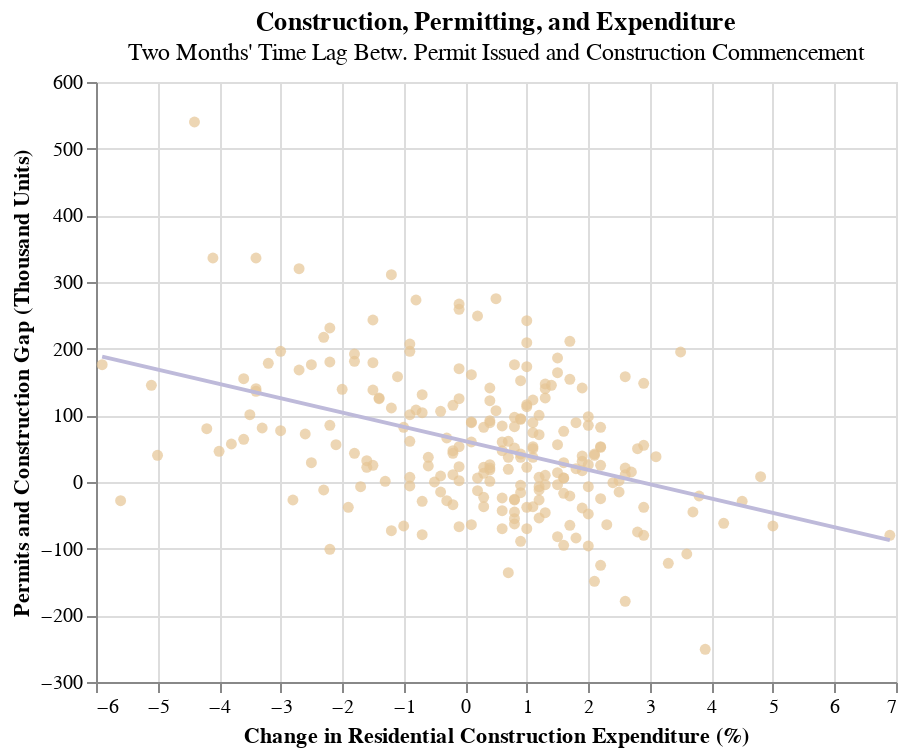

Here is the notebook cell this chart was saved with:
### Code cell
gap_ex_lag2_scatter = alt.Chart(construction_permit_gap).mark_circle(color = '#e5c494').encode(
    x = alt.X('ex_delta', title = "Change in Residential Construction Expenditure (%)"),
    y = alt.Y('gap_lagged_2', title = 'Permits and Construction Gap (Thousand Units)')
).properties(
    title = {
        "text": "Construction, Permitting, and Expenditure",
        "subtitle": "Two Months' Time Lag Betw. Permit Issued and Construction Commencement"
    })

alt.layer(gap_ex_lag2_scatter, gap_ex_lag2_scatter.transform_regression('ex_delta', 'gap_lagged_2', method = 'linear').mark_line(color = '#bebada'))

### Figure 1 — Vega-Lite specification as saved in the notebook (floating-point values rounded to 4 significant figures; data arrays with more than 128 entries replaced by an {"elided": "..."} marker saying what was removed)
{"config": {"view": {"continuousWidth": 400, "continuousHeight": 300}}, "layer": [{"mark": {"type": "circle", "color": "#e5c494"}, "encoding": {"x": {"type": "quantitative", "field": "ex_delta", "title": "Change in Residential Construction Expenditure (%)"}, "y": {"type": "quantitative", "field": "gap_lagged_2", "title": "Permits and Construction Gap (Thousand Units)"}}, "title": {"text": "Construction, Permitting, and Expenditure", "subtitle": "Two Months' Time Lag Betw. Permit Issued and Construction Commencement"}}, {"mark": {"type": "line", "color": "#bebada"}, "encoding": {"x": {"type": "quantitative", "field": "ex_delta", "title": "Change in Residential Construction Expenditure (%)"}, "y": {"type": "quantitative", "field": "gap_lagged_2", "title": "Permits and Construction Gap (Thousand Units)"}}, "title": {"text": "Construction, Permitting, and Expenditure", "subtitle": "Two Months' Time Lag Betw. Permit Issued and Construction Commencement"}, "transform": [{"on": "ex_delta", "regression": "gap_lagged_2", "method": "linear"}]}], "data": {"name": "data-41b9caa2e2cc5064f0ddde73cf631dc6"}, "$schema": "https://vega.github.io/schema/vega-lite/v4.8.1.json", "datasets": {"data-41b9caa2e2cc5064f0ddde73cf631dc6": {"elided": "231 records"}}}
